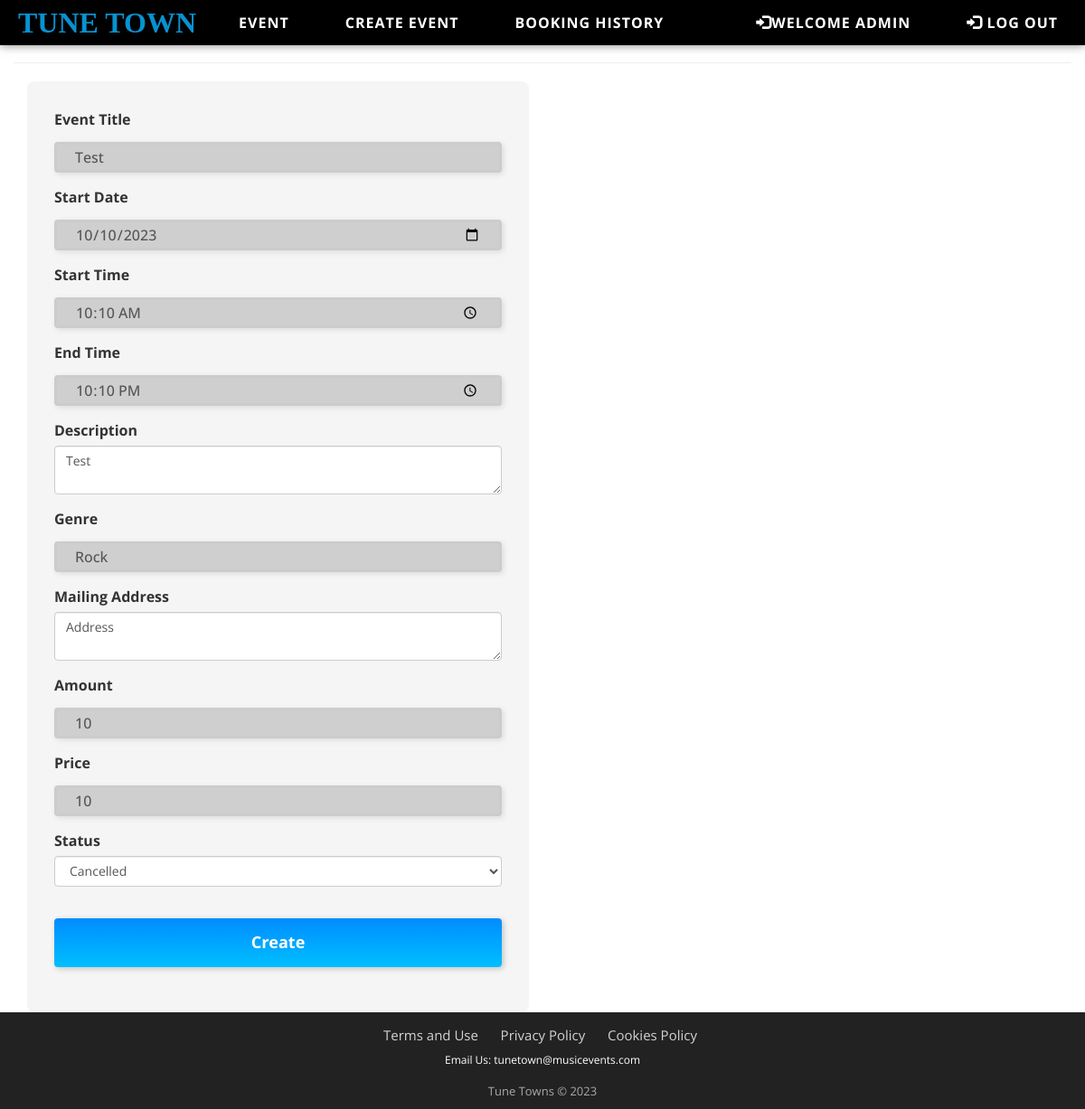
The app's page /update/1 (signed in) with its own data.
### website/models.py (models this page shows)
class User(db.Model, UserMixin):
    __tablename__ = 'users'
    id = db.Column(db.Integer, primary_key=True)
    name = db.Column(db.String(100), nullable=False)
    email = db.Column(db.String(100), nullable=False)
    password_hash = db.Column(db.String(255), nullable=False) # Hashing the password when inserted to ensure that security is achieved
    user = db.relationship('Comment', backref='User') # Relationship created with the comments table

class Event(db.Model):
    __tablename__ = 'events'
    id = db.Column(db.Integer, primary_key=True)
    event_title = db.Column(db.String(80))
    date = db.Column(db.Date)
    start_time = db.Column(db.Time, nullable=False)
    end_time = db.Column(db.Time, nullable=False)
    description = db.Column(db.String(255))
    genre = db.Column(db.String(255))
    location = db.Column(db.String(255))
    amount_of_tickets = db.Column(db.Integer)
    ticket_status = db.Column(db.String(255), default='Upcoming')
    ticket_price = db.Column(db.Integer)
    image = db.Column(db.String(400))
    comments = db.relationship('Comment', backref='Event') # Creates a relationship with the comment table
    event_booking = db.relationship('Booking', backref='Event') # Creates relationship with the booking table to keep data consistent

### website/auth.py (the view, shortened to what this page needs)
@bp.route('/update/<id>', methods=['GET', 'POST'])
@login_required
def update(id):
    chosenevent = Event.query.filter_by(id=id).first()
    form = UpdateEvent(obj=chosenevent)
    return render_template('user.html', form=form)

### website/forms.py
class UpdateEvent(FlaskForm):
    state_pairs = ['Open', 'Cancelled'] # created a list of options for a user to choose when upating the status of the event
    event_title = StringField('Event Title', validators=[InputRequired()])
    date = DateField('Start Date', format='%Y-%m-%d')
    start_time = TimeField('Start Time')
    end_time = TimeField('End Time')
    description = TextAreaField('Description', validators=[InputRequired()])
    genre = StringField('Genre')
    location = TextAreaField('Mailing Address')
    amount_of_tickets = IntegerField('Amount')
    ticket_price =IntegerField('Price', render_kw={'TIcket Price': 'Enter the ticket price'})
    ticket_status = SelectField(label='Status', choices=state_pairs)
    submit = SubmitField('Create')

### website/__init__.py (called while the page is built)
def create_app():
    app=Flask(__name__)  # this is the name of the module/package that is calling this app
    app.debug=True
    app.secret_key='somesecretgoeshere'
    app.config['SQLALCHEMY_DATABASE_URI']='sqlite:///mydbname.sqlite'
    db.init_app(app)
    bootstrap = Bootstrap5(app)
    login_manager = LoginManager()
    login_manager.login_view='auth.login'
    login_manager.init_app(app)
    from .models import User  # importing here to avoid circular references
    @login_manager.user_loader
    def load_user(user_id):
        return User.query.get(int(user_id))
    from . import views
    app.register_blueprint(views.bp)
    from . import auth
    app.register_blueprint(auth.bp)
    return app

### website/templates/user.html (shortened to what this page needs)
{% extends "base.html" %}
{% import "bootstrap4/form.html" as wtf %}
{% block content %}
<div class="container-fluid">
<div class="page-header">
</div>
<div class="col-md-6 ml-5">
{{wtf.render_form(form)}}
</div>
</div>
{% endblock %}

### website/templates/base.html (shortened to what this page needs)
<!doctype html>
<html lang="en">
  <head>
    <link rel="stylesheet" href="https://maxcdn.bootstrapcdn.com/bootstrap/3.4.1/css/bootstrap.min.css">
    <link rel="stylesheet" type="text/css" href="{{ url_for('static', filename='css/stylesheet.css') }}">
  </head>
  <body>
    <body>
      <div id="wrapper">
          <header>
              <div id="navigationbar">
                <nav class="navbar navbar-inverse">
                  <div class="container-fluid">
                      <div class="navbar-header">
                          <a class="navbar-brand" href="/" style="padding-left: 20px; color: #0892d0; font-family: Bradley Hand">TUNE TOWN</a>
                      </div>
                      <div class="collapse navbar-collapse" id="myNavbar">
                          <ul class="nav navbar-nav">
                              <li><a href="" style="color: white;">Event</a></li>
                              <li><a href="{{ url_for('auth.create') }}"style="color: white;">Create Event</a></li>
                              <li><a href="event_booking_history.html"style="color: white;">Booking History</a></li>
                          </ul>
                          <ul class="nav navbar-nav navbar-right" >
                            {% if current_user.is_authenticated %}
                              <li ><a href="#" style="color: white;"><span class="glyphicon glyphicon-log-in disabled" style="color: white;"></span>Welcome {{current_user.name}}</a></li>
                              <li ><a href="{{ url_for('auth.logout') }}" style="color: white;"><span class="glyphicon glyphicon-log-in" style="color: white;"></span> Log Out</a></li>
                            {% endif %}
                          </ul>
                      </div>
                  </div>
              </nav>
            </div>
          </div>
  {% block content %}
  {% endblock %}
  <div class="footer-basic" style="position: relative;">
    <footer>
        <ul class="list-inline">
            <li class="list-inline-item" style = "font-size: 15px;"><a href="#">Terms and Use</a></li>
            <li class="list-inline-item" style = "font-size: 15px;"><a href="#">Privacy Policy</a></li>
            <li class="list-inline-item" style = "font-size: 15px;"><a href="#">Cookies Policy</a></li>
        </ul>
        <p><a href="mailto:tunetown@musicevents.com" style="color:white; font-size: 12px;">Email Us: tunetown@musicevents.com</a></p>
        <p class="copyright">Tune Towns © 2023</p>
    </footer>
</div>
  </body>
</html>

### website/static/css/stylesheet.css (style rules this page uses)
html, body { font-family: 'Open Sans', sans-serif; font-size: 16px; line-height: 1.5; color: #333; }
#wrapper { margin: auto; width: 100%; max-width: 100%; }
.navbar { position: fixed; top: 0; width: 100%; background-color: #2d2d2d; color: white; align-items: center; box-shadow: 0px 0px 10px rgba(0, 0, 0, 0.5); border-bottom: 2px solid #912f40; background-color: #000; border: none; border-radius: 0; z-index: 1; }
.navbar-brand { font-family: Arial, Helvetica, sans-serif, Verdana, Tahoma, sans-serif; font-size: 32px; font-weight: bold; padding: 15px 0; text-decoration: none; }
.navbar-nav>li>a { text-transform: uppercase; font-weight: bold; letter-spacing: 1px; transition: all 0.3s ease; border-radius: 5px; margin-left: 2rem; padding: 15px; color: #fff; text-decoration: none; }
@media screen and (min-width: 768px) { form { padding: 30px; border-radius: 8px; background-color: #f5f5f5f5; width: 100%; } }
@media screen and (min-width: 768px) { input[type="text"], input[type="email"], input[type="date"], input[type="time"], input[type="number"] { width: 100%; padding: 12px 20px; margin: 8px 0; box-sizing: border-box; border: 3px solid #ccc; transition: 0.5s; outline: none; border-radius: 4px; background-color: rgba(207, 207, 207, 1.00); box-shadow: 2px 2px 6px 0px rgba(0, 0, 0, 0.1); font-size: 16px; font-weight: 500; } }
@media screen and (min-width: 768px) { input[type="submit"], input[type="reset"] { width: 100%; background-color: #008cff; color: white; padding: 14px 20px; margin: 20px 0; border: none; border-radius: 4px; cursor: pointer; transition: background-color 0.3s ease-in-out; background: linear-gradient(to bottom, #008cff 0%, #00bfff 100%); box-shadow: 2px 2px 6px 0px rgba(0, 0, 0, 0.2); } }
.btn-primary { background-color: #4681f4; border-color: #4681f4; font-size: 18px; font-weight: bold; padding: 10px 20px; }
.footer-basic { padding:10px; background-color:#ffffff; position: relative; left: 0; bottom: 0; width: 100%; background-color: #222; color: white; text-align: center; }
.footer-basic ul { padding:0; list-style:none; text-align:center; font-size:18px; line-height:1.6; margin-bottom:0; }
.footer-basic li { padding:0 10px; }
.footer-basic ul a { color:inherit; text-decoration:none; opacity:0.8; }
.footer-basic .copyright { margin-top:15px; text-align:center; font-size:13px; color:#aaa; margin-bottom:0; }

### records on screen
User: name "ADMIN"
Event: event_title "Test", date "10/10/2023", start_time "10:10", end_time "22:10", description "Test", genre "Rock", location "Address", amount_of_tickets "10", ticket_price "10", ticket_status "Cancelled"
